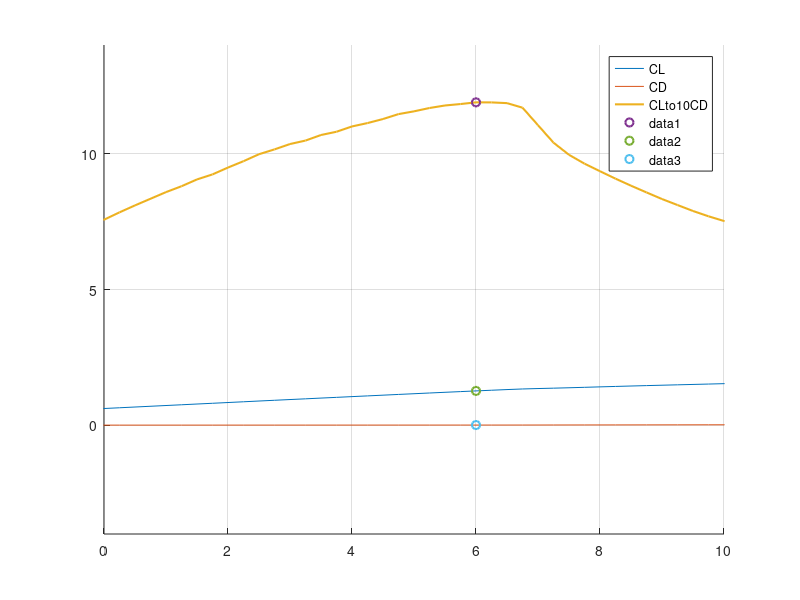

MATLAB code to generate this figure:
data=[-14.500  -0.6397   0.09866   0.09663  -0.0481   1.0000   0.0057;
 -14.250  -0.6659   0.09063   0.08846  -0.0516   1.0000   0.0056;
 -14.000  -0.6944   0.08282   0.08049  -0.0547   1.0000   0.0055;
 -13.750  -0.7113   0.07737   0.07491  -0.0565   1.0000   0.0054;
 -13.500  -0.7348   0.07124   0.06862  -0.0584   1.0000   0.0054;
 -13.250  -0.7510   0.06651   0.06374  -0.0594   1.0000   0.0053;
 -13.000  -0.7691   0.06182   0.05887  -0.0601   1.0000   0.0052;
 -12.750  -0.7807   0.05820   0.05511  -0.0601   1.0000   0.0051;
 -12.500  -0.7911   0.05494   0.05170  -0.0597   1.0000   0.0050;
 -12.250  -0.7882   0.05077   0.04725  -0.0626   0.9982   0.0048;
 -12.000  -0.7752   0.04822   0.04455  -0.0649   0.9964   0.0048;
 -11.750  -0.7583   0.04608   0.04226  -0.0672   0.9947   0.0047;
 -11.500  -0.7384   0.04436   0.04042  -0.0693   0.9927   0.0047;
 -11.250  -0.7211   0.04280   0.03877  -0.0706   0.9894   0.0047;
 -11.000  -0.6993   0.04136   0.03726  -0.0727   0.9870   0.0047;
 -10.750  -0.6759   0.04001   0.03584  -0.0750   0.9852   0.0048;
 -10.500  -0.6504   0.03874   0.03451  -0.0779   0.9840   0.0048;
 -10.250  -0.6378   0.03743   0.03317  -0.0782   0.9800   0.0048;
 -10.000  -0.6232   0.03611   0.03181  -0.0790   0.9761   0.0048;
  -9.750  -0.6032   0.03469   0.03034  -0.0812   0.9735   0.0050;
  -9.500  -0.5797   0.03326   0.02887  -0.0843   0.9717   0.0051;
  -9.250  -0.5787   0.03180   0.02738  -0.0829   0.9647   0.0051;
  -9.000  -0.5559   0.03001   0.02555  -0.0860   0.9613   0.0051;
  -8.750  -0.5269   0.02801   0.02350  -0.0909   0.9594   0.0053;
  -8.500  -0.4933   0.02604   0.02149  -0.0966   0.9581   0.0056;
  -8.250  -0.4781   0.02422   0.01962  -0.0982   0.9518   0.0058;
  -8.000  -0.4419   0.02079   0.01612  -0.1074   0.9486   0.0068;
  -7.750  -0.3991   0.01848   0.01374  -0.1150   0.9473   0.0079;
  -7.500  -0.3478   0.01516   0.01030  -0.1261   0.9467   0.0116;
  -7.250  -0.3032   0.01371   0.00883  -0.1321   0.9460   0.0176;
  -7.000  -0.2618   0.01281   0.00791  -0.1364   0.9454   0.0245;
  -6.750  -0.2201   0.01197   0.00709  -0.1405   0.9448   0.0353;
  -6.250  -0.1607   0.01059   0.00581  -0.1432   0.9365   0.0716;
  -6.000  -0.1221   0.00977   0.00513  -0.1464   0.9345   0.1137;
  -5.750  -0.0741   0.00757   0.00355  -0.1535   0.9337   0.3129;
  -5.500  -0.0382   0.00736   0.00337  -0.1552   0.9317   0.3354;
  -5.250  -0.0190   0.00730   0.00328  -0.1533   0.9224   0.3425;
  -5.000   0.0136   0.00713   0.00308  -0.1542   0.9178   0.3475;
  -4.750   0.0412   0.00705   0.00299  -0.1540   0.9076   0.3522;
  -4.500   0.0813   0.00697   0.00284  -0.1564   0.9005   0.3571;
  -4.250   0.1320   0.00686   0.00265  -0.1612   0.8909   0.3601;
  -4.000   0.1816   0.00673   0.00243  -0.1657   0.8728   0.3633;
  -3.750   0.2176   0.00682   0.00237  -0.1674   0.8437   0.3656;
  -3.500   0.2457   0.00700   0.00238  -0.1673   0.8136   0.3678;
  -3.250   0.2717   0.00714   0.00237  -0.1669   0.7861   0.3691;
  -3.000   0.2975   0.00727   0.00237  -0.1664   0.7614   0.3703;
  -2.750   0.3229   0.00739   0.00236  -0.1659   0.7388   0.3712;
  -2.500   0.3491   0.00750   0.00235  -0.1655   0.7181   0.3721;
  -2.250   0.3753   0.00761   0.00235  -0.1652   0.6982   0.3728;
  -2.000   0.4015   0.00771   0.00234  -0.1649   0.6795   0.3732;
  -1.000   0.5096   0.00788   0.00223  -0.1644   0.6174   0.3769;
  -0.750   0.5370   0.00794   0.00225  -0.1644   0.6043   0.3778;
  -0.500   0.5645   0.00801   0.00227  -0.1643   0.5920   0.3787;
  -0.250   0.5919   0.00809   0.00230  -0.1643   0.5802   0.3796;
   0.000   0.6191   0.00818   0.00234  -0.1642   0.5684   0.3805;
   0.250   0.6468   0.00825   0.00238  -0.1642   0.5576   0.3815;
   0.500   0.6744   0.00833   0.00243  -0.1642   0.5479   0.3827;
   1.000   0.7297   0.00850   0.00254  -0.1641   0.5300   0.3849;
   1.250   0.7569   0.00860   0.00261  -0.1641   0.5217   0.3859;
   1.500   0.7848   0.00867   0.00266  -0.1641   0.5139   0.3868;
   1.750   0.8119   0.00879   0.00274  -0.1640   0.5062   0.3876;
   2.000   0.8398   0.00885   0.00281  -0.1640   0.4994   0.3884;
   2.250   0.8673   0.00892   0.00287  -0.1640   0.4929   0.3904;
   2.500   0.8952   0.00897   0.00295  -0.1641   0.4868   0.3920;
   2.750   0.9223   0.00908   0.00305  -0.1640   0.4789   0.3935;
   3.000   0.9495   0.00917   0.00314  -0.1639   0.4697   0.3950;
   3.250   0.9759   0.00931   0.00325  -0.1637   0.4604   0.3964;
   3.500   1.0035   0.00939   0.00335  -0.1636   0.4535   0.3979;
   3.750   1.0299   0.00953   0.00348  -0.1634   0.4464   0.3994;
   4.000   1.0573   0.00961   0.00358  -0.1633   0.4398   0.4009;
   4.250   1.0837   0.00974   0.00371  -0.1631   0.4330   0.4021;
   4.500   1.1106   0.00985   0.00383  -0.1629   0.4267   0.4034;
   4.750   1.1376   0.00993   0.00395  -0.1628   0.4199   0.4060;
   5.000   1.1639   0.01007   0.00410  -0.1626   0.4128   0.4081;
   5.250   1.1903   0.01019   0.00425  -0.1623   0.4044   0.4101;
   5.500   1.2162   0.01033   0.00441  -0.1620   0.3962   0.4121;
   5.750   1.2418   0.01050   0.00458  -0.1616   0.3868   0.4142;
   6.000   1.2674   0.01066   0.00476  -0.1612   0.3762   0.4162;
   6.250   1.2921   0.01087   0.00494  -0.1607   0.3624   0.4177;
   6.500   1.3165   0.01110   0.00515  -0.1601   0.3443   0.4206;
   6.750   1.3388   0.01145   0.00542  -0.1592   0.3164   0.4231;
   7.000   1.3544   0.01226   0.00593  -0.1571   0.2611   0.4252;
   7.250   1.3682   0.01315   0.00655  -0.1548   0.2120   0.4273;
   7.500   1.3832   0.01389   0.00711  -0.1526   0.1776   0.4294;
   7.750   1.3995   0.01453   0.00761  -0.1506   0.1517   0.4314;
   8.000   1.4161   0.01514   0.00812  -0.1487   0.1300   0.4330;
   8.250   1.4319   0.01577   0.00866  -0.1467   0.1101   0.4360;
   8.500   1.4475   0.01641   0.00923  -0.1447   0.0928   0.4387;
   8.750   1.4626   0.01706   0.00982  -0.1427   0.0773   0.4412;
   9.000   1.4769   0.01773   0.01044  -0.1405   0.0641   0.4437;
   9.250   1.4913   0.01839   0.01106  -0.1384   0.0544   0.4461;
   9.500   1.5054   0.01908   0.01171  -0.1362   0.0460   0.4481;
   9.750   1.5197   0.01975   0.01238  -0.1342   0.0399   0.4512;
  10.000   1.5343   0.02040   0.01306  -0.1322   0.0351   0.4543;
  10.250   1.5472   0.02116   0.01384  -0.1301   0.0306   0.4574;
  10.500   1.5607   0.02189   0.01460  -0.1280   0.0272   0.4604;
  10.750   1.5723   0.02274   0.01546  -0.1258   0.0238   0.4631;
  11.000   1.5844   0.02358   0.01635  -0.1237   0.0212   0.4664;
  11.250   1.5953   0.02453   0.01732  -0.1216   0.0186   0.4698;
  11.500   1.6053   0.02554   0.01839  -0.1194   0.0164   0.4731;
  11.750   1.6150   0.02661   0.01950  -0.1173   0.0146   0.4764;
  12.000   1.6223   0.02788   0.02080  -0.1150   0.0127   0.4791;
  12.250   1.6315   0.02908   0.02208  -0.1131   0.0114   0.4831;
  12.500   1.6369   0.03060   0.02366  -0.1109   0.0099   0.4868;
  12.750   1.6439   0.03208   0.02521  -0.1091   0.0088   0.4907;
  13.000   1.6480   0.03385   0.02703  -0.1072   0.0076   0.4941;
  13.250   1.6516   0.03577   0.02905  -0.1055   0.0066   0.4984;
  13.500   1.6554   0.03777   0.03113  -0.1040   0.0058   0.5029;
  13.750   1.6541   0.04038   0.03381  -0.1024   0.0049   0.5071;
  14.000   1.6582   0.04258   0.03611  -0.1014   0.0045   0.5120;
  14.250   1.6603   0.04510   0.03873  -0.1005   0.0041   0.5177;
  14.500   1.6599   0.04801   0.04174  -0.0997   0.0037   0.5233;
  14.750   1.6544   0.05169   0.04554  -0.0991   0.0033   0.5286;
  15.000   1.6561   0.05461   0.04859  -0.0989   0.0032   0.5358;
  15.250   1.6559   0.05785   0.05195  -0.0987   0.0030   0.5429;
  15.500   1.6550   0.06132   0.05553  -0.0988   0.0029   0.5511;
  15.750   1.6532   0.06501   0.05935  -0.0991   0.0027   0.5595;
  16.000   1.6502   0.06893   0.06339  -0.0996   0.0026   0.5690;
  16.250   1.6464   0.07313   0.06772  -0.1003   0.0025   0.5794;
  16.500   1.6412   0.07764   0.07236  -0.1012   0.0024   0.5906;
  16.750   1.6325   0.08280   0.07767  -0.1024   0.0023   0.6023;
  17.000   1.6168   0.08924   0.08429  -0.1042   0.0022   0.6127;
  17.250   1.6084   0.09469   0.08989  -0.1059   0.0021   0.6280];
alpha=data(:,1);
CL=data(:,2);
CD=data(:,3);
CLto10CD=CL./(10.*CD);
[num,val]=sort(CLto10CD);%??????
figure()
grid on; hold on;
plot(alpha,CL,alpha,CD,alpha,CLto10CD,'linewidth',1.5);
legend('CL','CD','CLto10CD');
plot(alpha(val(end)),CLto10CD(val(end)),'o','linewidth',1.5);
plot(alpha(val(end)),CL(val(end)),'o','linewidth',1.5);
plot(alpha(val(end)),CD(val(end)),'o','linewidth',1.5);
axis([0 10 -4 14]); 
CLS825=CL(val(end))
CDS825=CD(val(end))